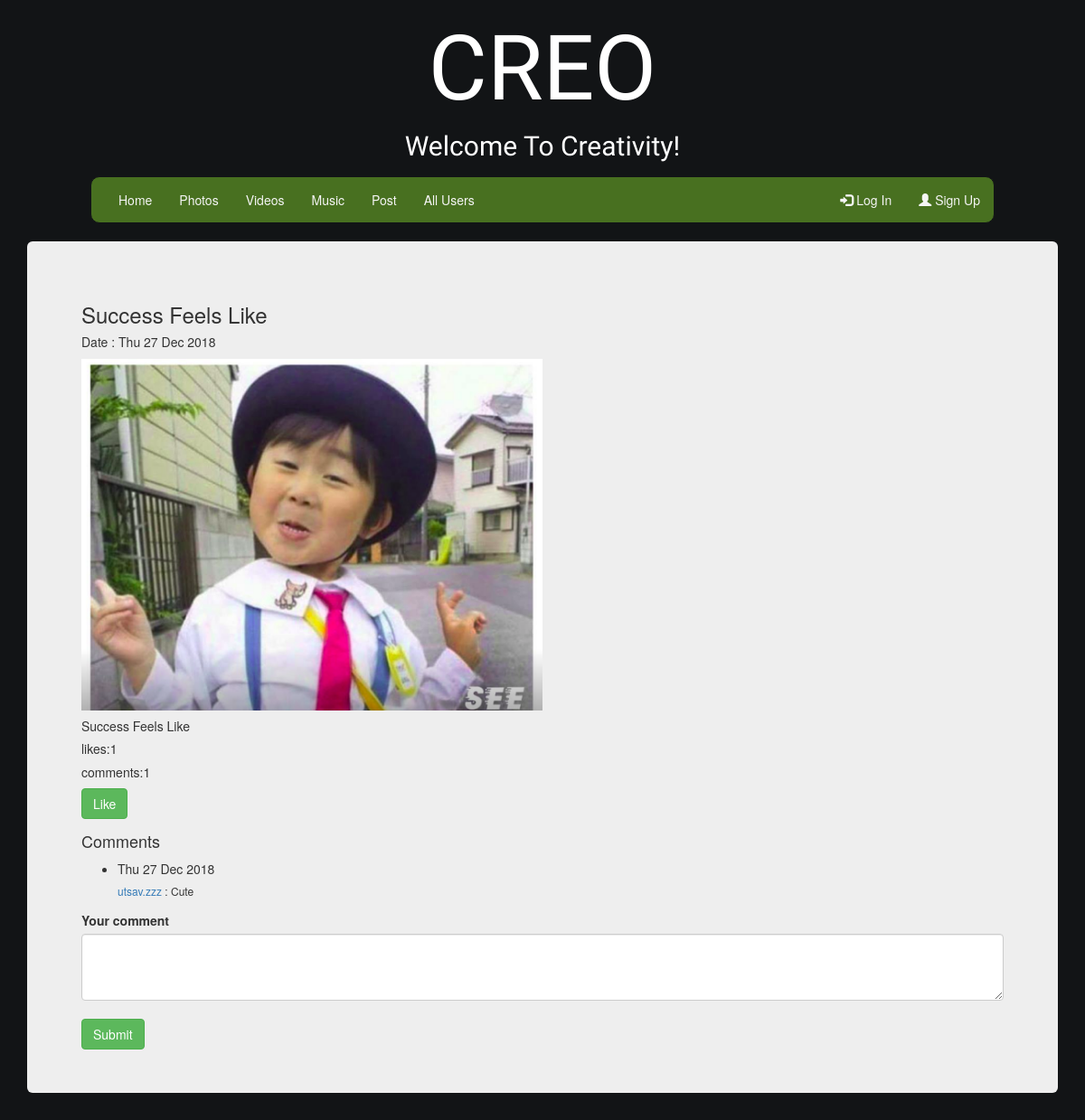
The app's page /creo/posts/13/, older data.
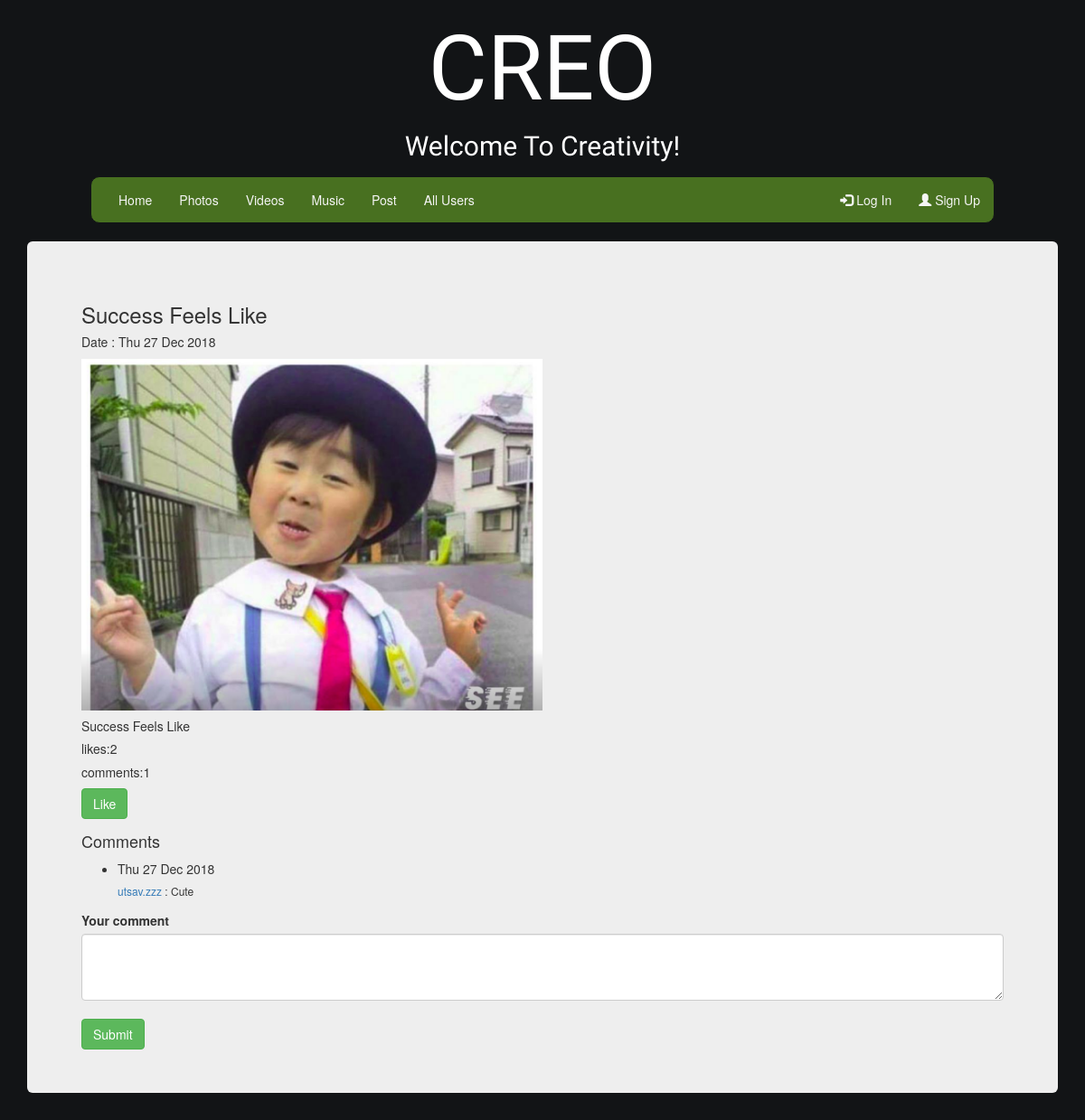
The same page, newer data.
### creo/models.py (models this page shows, shortened)
class PostSubmission(models.Model):
    POST_CHOICES = (
   (0, 'Image'),
   (1, 'Video'),
   (2,'Audio')
   )
    title = models.CharField(max_length=75)
    description = models.CharField(max_length=500)
    pub_date = models.DateTimeField(auto_now_add=True)
    content = models.FileField(upload_to ='posts', blank=True)
    post_type = models.CharField(choices=POST_CHOICES, max_length=12,)
    publisher = models.ForeignKey(User,on_delete=models.CASCADE,)
    like_count = models.IntegerField(default=0)
    comment_count = models.IntegerField(default=0)

### creo/views.py (the view)
# urls.py: path('posts/<int:id>/',views.detailpost,name="detailpost"),
def detailpost(request,id):
    submission = get_object_or_404(PostSubmission,pk=id)
    comments  = CommentPost.objects.filter(title_id  = submission.id)
    if request.user.is_authenticated:
        if Likes.objects.filter(post = submission,publisher=request.user).exists():
            liked = Likes.objects.get(post = submission,publisher=request.user)
            form = CommentPostForm()
            return render(request, 'detail.html', {'submission': submission,'comments':comments, 'form': form,'liked':liked})
        else:
            form = CommentPostForm()
            return render(request, 'detail.html', {'submission': submission,'comments':comments, 'form': form})
    else:
        form = CommentPostForm()
        return render(request, 'detail.html', {'submission': submission,'comments':comments, 'form': form})

### creo/forms.py
class CommentPostForm(forms.ModelForm):
    comment= forms.CharField(label='', max_length=500, widget=forms.Textarea(attrs = {"class":"form-control col-15","rows":3,"cols":20}))
    class Meta():
        model = CommentPost
        fields = ('comment',)
        exclude = ('title','publisher','pub_date',)

### creo/templates/detail.html (shortened to what this page needs)
{% extends "base.html" %}
{% block contents %}
<div class="jumbotron">
    <h3>{{submission.title}}</h3>
    <h5>Date : {{submission.pub_date|date:"D d M Y"}}</h5>
    {%if submission.post_type == "0" %}
        <img src="{{ submission.content.url }}" style="width:50%;height:auto;">
    {%endif%}
    <h5>{{submission.description}}</h5>
    <h5>likes:{{submission.like_count}}</h5>     <h5>comments:{{submission.comment_count}}</h5>
    <form action="{%url 'addlike' submission.id %}" method="POST">
        <input type="submit" class="btn btn-success" value="Like">
    </form>
    <p>
        <h4>Comments</h4>
        <ul>
        {%for comment in comments%}
            <li><h5>{{comment.pub_date|date:"D d M Y"}}</h5></a>
            <h6><a href="{%url 'artistdetail' comment.publisher %}">{{comment.publisher}} </a>: {{comment.comment}}</h6></li>
        {%endfor%}
        </ul>
    </p>
    <label>Your comment</label>
    <form action="{% url 'addcomment' submission.id %}" method="post">
    {{ form }}
    <br>
    <button type="submit" class="btn btn-success" >Submit</button>
    </form>
</div>
{% endblock %}

Row changes from the older to the newer data that the page shows:
changed PostSubmission "Success Feels Like": like_count "1" → "2"
